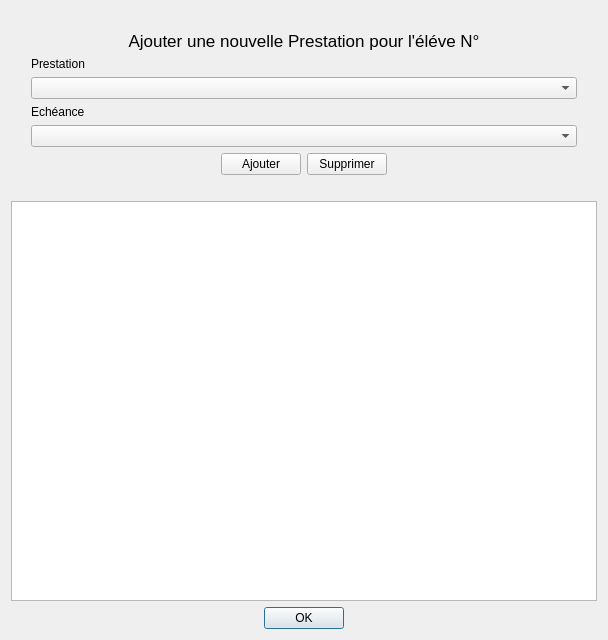
<?xml version="1.0" encoding="UTF-8"?>
<ui version="4.0">
 <class>Dialog</class>
 <widget class="QDialog" name="Dialog">
  <property name="geometry">
   <rect>
    <x>0</x>
    <y>0</y>
    <width>608</width>
    <height>640</height>
   </rect>
  </property>
  <property name="windowTitle">
   <string>Gestion Prestations</string>
  </property>
  <layout class="QGridLayout" name="gridLayout_2">
   <item row="3" column="0">
    <widget class="QDialogButtonBox" name="buttonBox">
     <property name="orientation">
      <enum>Qt::Horizontal</enum>
     </property>
     <property name="standardButtons">
      <set>QDialogButtonBox::Ok</set>
     </property>
     <property name="centerButtons">
      <bool>true</bool>
     </property>
    </widget>
   </item>
   <item row="2" column="0">
    <widget class="QTableView" name="tableView">
     <property name="contextMenuPolicy">
      <enum>Qt::CustomContextMenu</enum>
     </property>
     <property name="selectionMode">
      <enum>QAbstractItemView::SingleSelection</enum>
     </property>
     <property name="selectionBehavior">
      <enum>QAbstractItemView::SelectRows</enum>
     </property>
     <property name="gridStyle">
      <enum>Qt::DashLine</enum>
     </property>
     <property name="cornerButtonEnabled">
      <bool>false</bool>
     </property>
     <attribute name="horizontalHeaderStretchLastSection">
      <bool>true</bool>
     </attribute>
     <attribute name="verticalHeaderVisible">
      <bool>false</bool>
     </attribute>
     <attribute name="verticalHeaderHighlightSections">
      <bool>false</bool>
     </attribute>
    </widget>
   </item>
   <item row="1" column="0">
    <layout class="QFormLayout" name="formLayout">
     <property name="fieldGrowthPolicy">
      <enum>QFormLayout::AllNonFixedFieldsGrow</enum>
     </property>
     <property name="rowWrapPolicy">
      <enum>QFormLayout::WrapAllRows</enum>
     </property>
     <property name="leftMargin">
      <number>20</number>
     </property>
     <property name="topMargin">
      <number>20</number>
     </property>
     <property name="rightMargin">
      <number>20</number>
     </property>
     <property name="bottomMargin">
      <number>20</number>
     </property>
     <item row="1" column="1">
      <widget class="QLabel" name="label_2">
       <property name="font">
        <font>
         <pointsize>13</pointsize>
        </font>
       </property>
       <property name="layoutDirection">
        <enum>Qt::LeftToRight</enum>
       </property>
       <property name="text">
        <string>Ajouter une nouvelle Prestation pour l'éléve N°</string>
       </property>
       <property name="alignment">
        <set>Qt::AlignCenter</set>
       </property>
      </widget>
     </item>
     <item row="2" column="0">
      <widget class="QLabel" name="prestationLabel">
       <property name="text">
        <string>Prestation</string>
       </property>
      </widget>
     </item>
     <item row="2" column="1">
      <widget class="QComboBox" name="prestationComboBox"/>
     </item>
     <item row="3" column="0">
      <widget class="QLabel" name="echAnceLabel">
       <property name="text">
        <string>Echéance</string>
       </property>
      </widget>
     </item>
     <item row="3" column="1">
      <widget class="QComboBox" name="echAnceComboBox"/>
     </item>
     <item row="4" column="1">
      <layout class="QHBoxLayout" name="horizontalLayout">
       <property name="leftMargin">
        <number>20</number>
       </property>
       <property name="rightMargin">
        <number>20</number>
       </property>
       <item>
        <spacer name="horizontalSpacer">
         <property name="orientation">
          <enum>Qt::Horizontal</enum>
         </property>
         <property name="sizeHint" stdset="0">
          <size>
           <width>40</width>
           <height>20</height>
          </size>
         </property>
        </spacer>
       </item>
       <item>
        <widget class="QPushButton" name="pushButton">
         <property name="sizePolicy">
          <sizepolicy hsizetype="Minimum" vsizetype="Fixed">
           <horstretch>0</horstretch>
           <verstretch>0</verstretch>
          </sizepolicy>
         </property>
         <property name="maximumSize">
          <size>
           <width>150</width>
           <height>16777215</height>
          </size>
         </property>
         <property name="text">
          <string>Ajouter</string>
         </property>
         <property name="icon">
          <iconset resource="logo.qrc">
           <normaloff>:/images/Add.png</normaloff>:/images/Add.png</iconset>
         </property>
         <property name="checkable">
          <bool>false</bool>
         </property>
         <property name="flat">
          <bool>false</bool>
         </property>
        </widget>
       </item>
       <item>
        <widget class="QPushButton" name="pushButton_2">
         <property name="text">
          <string>Supprimer</string>
         </property>
         <property name="icon">
          <iconset resource="logo.qrc">
           <normaloff>:/images/Delete.png</normaloff>:/images/Delete.png</iconset>
         </property>
        </widget>
       </item>
       <item>
        <spacer name="horizontalSpacer_2">
         <property name="orientation">
          <enum>Qt::Horizontal</enum>
         </property>
         <property name="sizeHint" stdset="0">
          <size>
           <width>40</width>
           <height>20</height>
          </size>
         </property>
        </spacer>
       </item>
      </layout>
     </item>
    </layout>
   </item>
  </layout>
 </widget>
 <resources>
  <include location="logo.qrc"/>
 </resources>
 <connections>
  <connection>
   <sender>buttonBox</sender>
   <signal>accepted()</signal>
   <receiver>Dialog</receiver>
   <slot>accept()</slot>
   <hints>
    <hint type="sourcelabel">
     <x>248</x>
     <y>254</y>
    </hint>
    <hint type="destinationlabel">
     <x>157</x>
     <y>274</y>
    </hint>
   </hints>
  </connection>
  <connection>
   <sender>buttonBox</sender>
   <signal>rejected()</signal>
   <receiver>Dialog</receiver>
   <slot>reject()</slot>
   <hints>
    <hint type="sourcelabel">
     <x>316</x>
     <y>260</y>
    </hint>
    <hint type="destinationlabel">
     <x>286</x>
     <y>274</y>
    </hint>
   </hints>
  </connection>
 </connections>
</ui>
